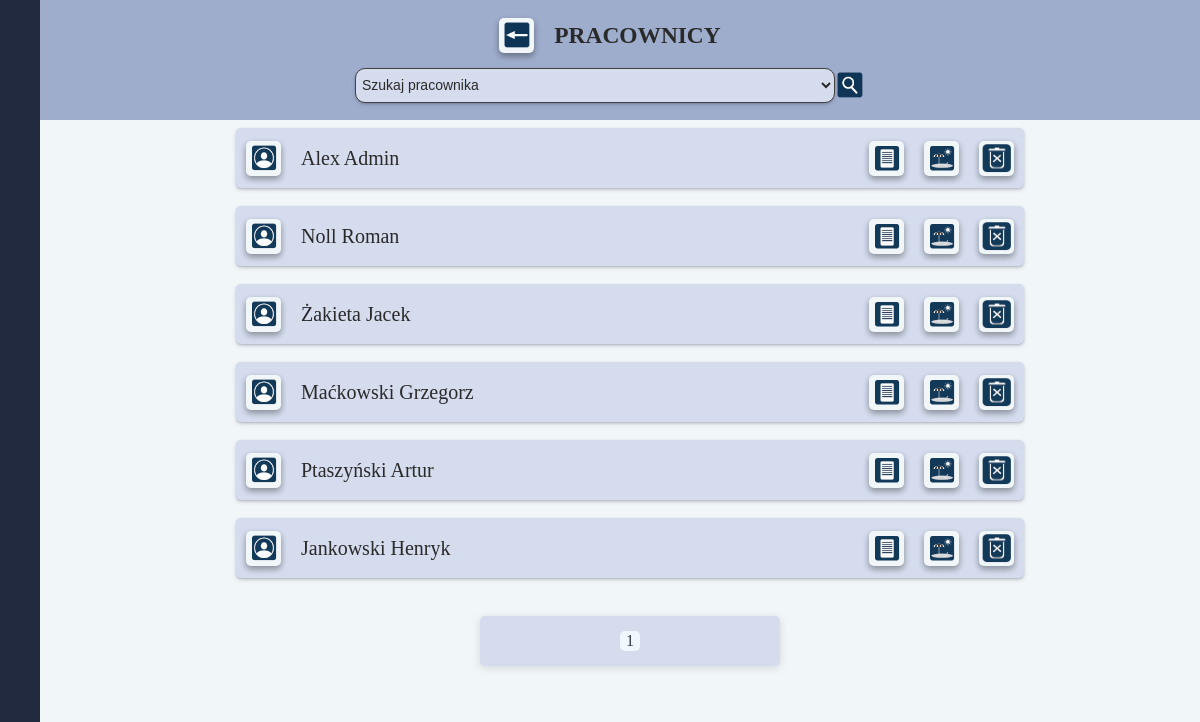
Page /users/all_users/ on the committed database.
### users/models.py (models this page shows, shortened)
class CustomUser(AbstractBaseUser, PermissionsMixin):
    username = models.CharField(
        _('Użytkownik'),
        null=True,
        max_length= 255,
        )
    email = models.EmailField(_("email"), unique=True)
    fp_token = models.CharField(
        null=True,
        max_length=192,
        unique=True,
    )
    birthday = models.CharField(
        _('Data urodzenia'),
        null=True,
        max_length= 55,
        )
    birthplace = models.CharField(
        _('Miejsce urodzenia'),
        null=True,
        max_length= 255,
        )
    workplace = models.CharField(
        _('Miejsce pracy'),
        null=True,
        max_length= 255,
        )
    religion = models.CharField(
        _('Religia'),
        null=True,
        max_length= 255,
        )
    insurance_number = models.CharField(
        _('Numer ubezpieczenia'),
        null=True,
        max_length= 255,
        )
    tax_number = models.CharField(
        _('Numer podatkowy'),
        null=True,
        max_length= 255,
        )
    adress_pl = models.CharField(
        _('Adres w Polsce'),
        null=True,
        max_length= 255,
        )
    adress_de = models.CharField(
        _('Adres w Niemczech'),
        null=True,
        max_length= 255,
        )
    profession = models.CharField(
        _('Zawód'),
        null=True,
        max_length= 255,
        )
    position = models.CharField(
        _('Stanowisko (pracuje w)'),
        null=True,
        max_length= 255,
        )
    internal_tax_number = models.CharField(
        _('Wewnętrzny numer podatkowy'),
        null=True,
        max_length= 255,
        )
    nfz_name = models.CharField(
        _('NFZ - nazwa'),
        null=True,
        max_length= 255,
        )
    nfz_adress = models.CharField(
        _('NFZ - adres'),
        null=True,
        max_length= 255,
        )
    phone_number = models.CharField(
        _('Telefon'),
        null=True,
        max_length= 255,
        )
    bank = models.CharField(
        _('Nazwa banku'),
        null=True,
        max_length= 255,
        )
    bic_swift = models.CharField(
        _('BIC/SWIFT'),
        null=True,
        max_length= 255,
        )
    bank_account = models.CharField(
        _('Konto i właściciel'),
        null=True,
        max_length= 255,
        )
    health_insurance_de = models.CharField(
        _('Ubezpieczenie w Niemczech'),
        null=True,
        max_length= 255,
        )
    health_insurance_de_number = models.CharField(
        _('KK VersNr'),
        null=True,
        max_length= 255,
        )
    shoe_size = models.CharField(
        _('Rozmiar buta'),
        null=True,
        max_length= 255,
        )
    growth = models.CharField(
        _('Wzrost'),
        null=True,
        max_length= 255,
        )
    work_clothes = models.CharField(
        _('Ubranie robocze'),
        null=True,
        max_length= 255,
        )
    rights = models.CharField(
        _('Uprawnienia'),
        null=True,
        max_length= 255,
        )
    payment = models.FloatField(
        _('Stawka za godzinę'),
        default=0
    )
    vacations_days_quantity = models.IntegerField(
        _('Ilość przysługujących dni urlopu'),
        null=True,
    )
    vacations_days_quantity_de = models.IntegerField(
        _('Ilość przysługujących dni urlopu'),
        null=True,
    )
    vacacions_on_demand = models.IntegerField(
        _('Ilość dni urlopu na żądanie'),
        default=4,
    )
    cares_vacations = models.IntegerField(
        _('Ilość dni urlopu opiekuńczego'),
        default=5,
    )
    force_majeure_vacations = models.IntegerField(
        _('Ilość godzin urlopu z powodu siły wyższej'),
        default=16,
    )
    compassionate_vacations = models.IntegerField(
        _('Ilość dni urlopu okolicznościowego'),
        default=2,
    )
    last_year_vacations_days_quantity = models.IntegerField(
        _('Ilość przysługujących dni urlopu za zeszły rok'),
        null=True,
    )
    last_year_vacations_days_quantity_de = models.IntegerField(
        _('Ilość przysługujących dni urlopu za zeszły rok'),
        null=True,
    )
    days_to_use_in_current_year = models.IntegerField(
        _('Do użycia w bieżącym roku'),
        null=True,
    )
    days_to_use_in_current_year_de = models.IntegerField(
        _('Do użycia w bieżącym roku'),
        null=True,
    )
    is_staff = models.BooleanField(default=False)
    is_active = models.BooleanField(default=True)
    date_joined = models.DateTimeField(
        _('Data rejestracji'),
        default=timezone.now,
        )
    USERNAME_FIELD = "email"
    EMAIL_FIELD = "email"
    REQUIRED_FIELDS = []
    objects = CustomUserManager()

### users/views.py (the view)
# urls.py: path('all_users/', AllUsers, name='all_users'),
def AllUsers(request):
    users = CustomUser.objects.all()
    users_list = CustomUser.objects.values_list('username', flat=True)
    paginator = Paginator(users, 10)
    page_number = request.GET.get('page')
    users = paginator.get_page(page_number)
    if request.method == 'POST':
        select = request.POST.get('user')
        if select == 'Wszyscy pracownicy':
            users = CustomUser.objects.all()
        else:
            users = CustomUser.objects.filter(username=select)
    context = {
        'users': users,
        'users_list': users_list,
    }
    return render(request, 'all_users.html', context)

### users/templates/all_users.html (shortened to what this page needs)
{% extends 'base.html' %}
{% load static %}
    {% block content %}
        <div class="page-container">
            <div class="title">
                <div class="back">
                    <a class="label_img" href="{% url 'work_objects' request.user.pk %}">
                        <img src="{% static 'images/back.png' %}" width="30" height="30">
                    </a>
                    <h3>PRACOWNICY</h3>
                </div>
                <form method="POST" class="search_form" id="users">
                    <select name="user" class="search" onchange="submitFormUsers()">
                        <option disabled selected hidden>Szukaj pracownika</option>
                    </select>
                    <input type="image" src="{% static 'images/search.png' %}" width="30" height="30">
                </form>
            </div>
            <div class="wo_container">
                {% for user in users %}
                <div class="label">
                    <div class="row_cont_in_label">
                        <a class="label_img" href="{% url 'user' user.pk %}">
                            <img src="{% static 'images/profil.png' %}" width="30" height="30">
                        </a>
                        {{ user.username }}
                        <br>
                    </div>
                    <div class="row_cont_in_label">
                        <a class="label_img" href="{% url 'user_raport' user.pk %}">
                            <img src="{% static 'images/raports.png' %}" width="30" height="30">
                        </a>
                        <a class="label_img" href="{% url 'vacations' user.pk %}">
                            <img src="{% static 'images/vacations.png' %}" width="30" height="30">
                        </a>
                        <a class="label_img" href="{% url 'deleteQuestion' user.pk %}">
                          <img src="{% static 'images/delete.png' %}" width="30" height="30">
                        </a>
                    </div>
                </div>
                    <br>
                {% endfor %}
                <div class="pagination">
                    <span class="step-links">
                          <span class="current-page"><p>{{ users.number }}</p></span>
                    </span>
                </div>
            </div>
        </div>
    {% endblock %}

### static/css/base.css (style rules this page uses)
:root { --btn-bg-color: #394867; --border: 1px solid #434242; --main-bg-color: #F1F6F9; --header-bg-color: #212A3E; --input-bg-color: #d4dced; --title-bg-color: #9fadcc; --text-color: white; --height: 120vh; --width: 100vw; }
.page-container { display: flex; flex-direction: column; background-color: var(--main-bg-color); }
.title { display: flex; flex-direction: column; align-items: center; justify-content: center; background-color: var(--title-bg-color); color: #2a2a2a; border-radius: 5px; border: transparent; width: 100vw; height: auto; min-height: 100px; font-size: 20px; padding: 10px; gap: 15px; }
.search { border: 1px solid #434242; border-radius: 10px; width: 40vw; height: 35px; padding: 2px; }
.search_form { display: flex; justify-content: center; align-items: center; }
.label { display: flex; align-items: center; justify-content: space-between; background-color: var(--input-bg-color); color: #2a2a2a; border-radius: 5px; border: transparent; width: 64vw; height: 40px; font-size: 20px; padding: 10px; box-shadow: rgba(50, 50, 93, 0.25) 0px 2px 5px -1px, rgba(0, 0, 0, 0.3) 0px 1px 3px -1px; overflow-x: auto; }
.label a { color: var(--header-bg-color); }
.row_cont_in_label { display: flex; align-items: center; gap: 20px; }
.label_img { display: flex; justify-content: center; align-items: center; width: 35px; height: 35px; border-radius: 5px; background-color: var(--main-bg-color); box-shadow: rgba(0, 0, 0, 0.16) 0px 3px 6px, rgba(0, 0, 0, 0.23) 0px 3px 6px; cursor: pointer; }
select { background-color: var(--input-bg-color); color: #2a2a2a; border-radius: 5px; border: transparent; width: 200px; height: 30px; font-size: 14px; padding-left: 5px; cursor: pointer; box-shadow: rgba(50, 50, 93, 0.25) 0px 2px 5px -1px, rgba(0, 0, 0, 0.3) 0px 1px 3px -1px; }
a { color: var(--text-color); text-decoration: none; }
.back { display: flex; flex-direction: row; align-items: center; justify-content: center; width: 80vw; gap: 20px; }

### static/css/login.css (style rules this page uses)
* { margin: 0; padding: 0; }

### static/css/work_object.css (style rules this page uses)
.wo_container { display: flex; flex-direction: column; align-items: center; justify-content: center; padding: 8px; overflow-x: auto; height: auto; margin-left: 5%; }

### static/css/pagination.css (style rules this page uses)
.pagination { display: flex; justify-content: center; align-items: center; padding: 20px; }
.step-links { display: flex; justify-content: space-around; align-items: center; width: 300px; height: 50px; background-color: var(--input-bg-color); border-radius: 5px; box-shadow: rgba(99, 99, 99, 0.2) 0px 2px 8px 0px; }
.current-page { display: flex; justify-content: center; align-items: center; width: 20px; height: 20px; background-color: aliceblue; border-radius: 5px; }
.current-page p { color: #323234; }

### rows in the picture
CustomUser: username "Alex Admin"
CustomUser: username "Noll Roman"
CustomUser: username "Żakieta Jacek"
CustomUser: username "Maćkowski Grzegorz"
CustomUser: username "Ptaszyński Artur"
CustomUser: username "Jankowski Henryk"

### other values in the picture
{{ users.number }} "1"
